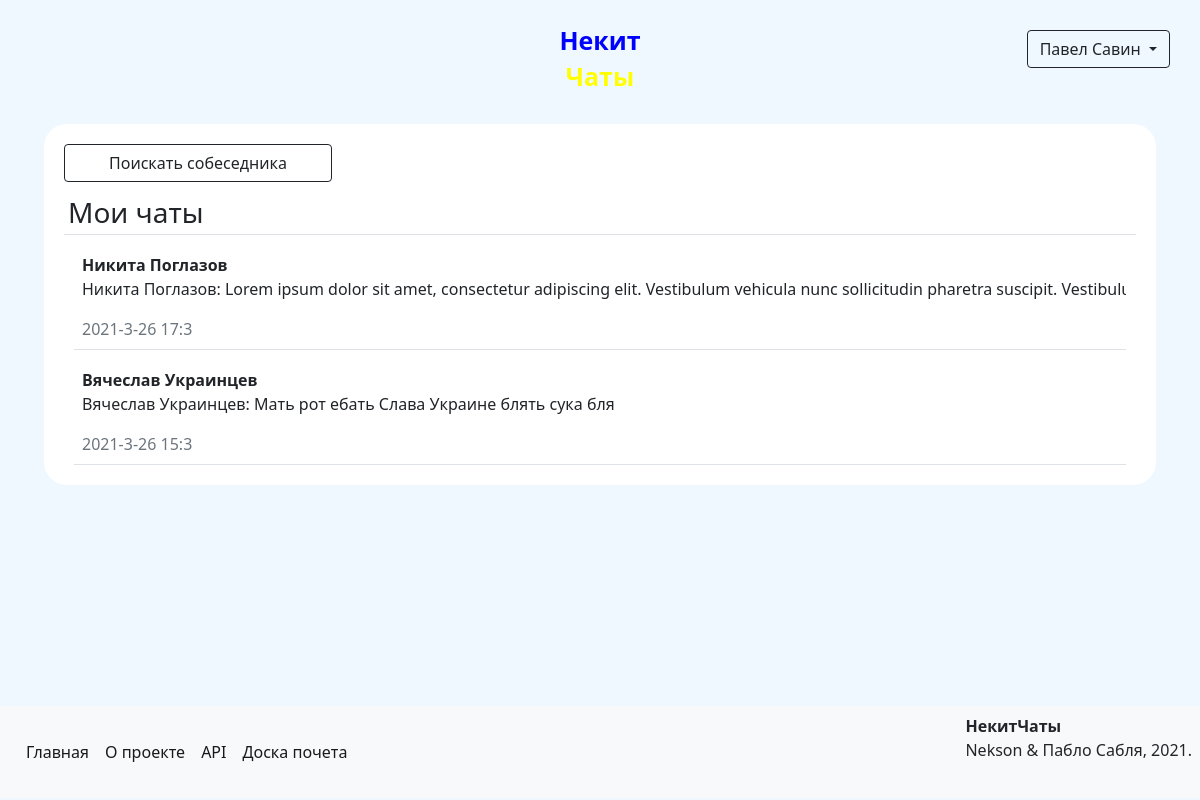
Before: /conversations (signed in) with the older database file.
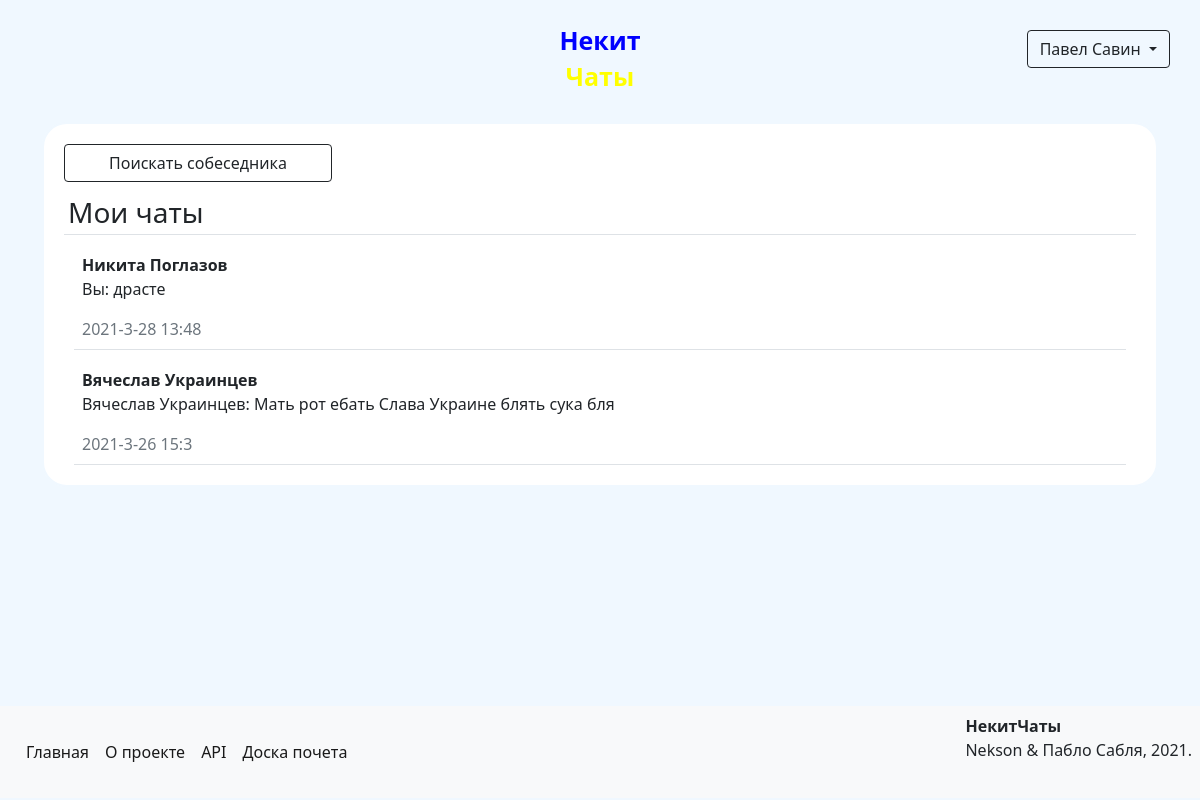
After: the same page with the newer database file.
### data/models/user.py (models this page shows, shortened)
class User(SqlAlchemyBase, UserMixin, SerializerMixin):
    __tablename__ = 'users'
    id = Column(Integer, autoincrement=True, primary_key=True)
    name = Column(Unicode)
    surname = Column(Unicode)
    birthday = Column(DateTime)
    email = Column(String, unique=True)
    phone_number = Column(String, unique=True)
    hashed_password = Column(String)
    registration_time = Column(DateTime, default=datetime.now)
    rating = Column(Integer, default=0)
    rank = Column(Unicode)
    position = Column(Integer)
    advertisements = relationship('Advertisement', back_populates='author')
    interests = relationship('Interest', secondary='users_to_interests', backref='users')

### data/models/content.py (models this page shows)
class Content(SqlAlchemyBase, SerializerMixin):
    __tablename__ = 'contents'
    id = Column(Integer, autoincrement=True, primary_key=True)
    content = Column(Text)

### data/models/message.py (models this page shows, shortened)
class Message(SqlAlchemyBase, SerializerMixin):
    __tablename__ = 'messages'
    id = Column(Integer, autoincrement=True, primary_key=True)
    to_id = Column(Integer, ForeignKey("users.id"))
    from_id = Column(Integer, ForeignKey("users.id"))
    content_id = Column(Integer, ForeignKey("contents.id"))
    created_at = Column(DateTime, default=datetime.now)
    sender = relationship("User", foreign_keys=[from_id])
    receiver = relationship("User", foreign_keys=[to_id])
    content = relationship("Content")

### main.py (the view)
@app.route('/conversations', methods=['GET', 'POST'])
@login_required
def conversations():
    from itertools import groupby
    session = create_session()
    messages = session.query(Message).filter((Message.to_id == current_user.id) |
                                             (Message.from_id == current_user.id)).all()
    companions = sorted([msg.sender if msg.sender != current_user else msg.receiver for msg in messages],
                        key=lambda x: x.name)
    companions = list(reversed([user[0] for user in groupby(companions)]))
    last_messages = []
    for user in companions:
        last_messages.append(session.query(Message).filter(((Message.to_id == current_user.id) &
                                                            (Message.from_id == user.id)) |
                                                           ((Message.from_id == current_user.id) &
                                                            (Message.to_id == user.id))).all()[-1])
    conversations_list = sorted([[companions[i], last_messages[i]] for i in range(len(companions))],
                                key=lambda x: x[1].created_at)[::-1]
    return render_template('conversations.html', conversations_list=conversations_list)

### data/db_session.py (called while the page is built)
def create_session() -> Session:
    global __factory
    return __factory()

### main.py (called while the page is built)
@login_manager.user_loader
def load_user(user_id):
    session = create_session()
    return session.query(User).get(user_id)

### templates/conversations.html
{% extends "base.html" %}
{% block content %}
    <form>
        <div>
            <a class="btn btn-outline-dark w-25 rounded-bottom" href="/search">Поискать собеседника</a>
        </div>
        <div>
            <h3 class="border-bottom p-1">Мои чаты</h3>
            {% for user, msg in conversations_list %}
                <a href="/conversation/{{ user.id }}#bottom" class="text-reset">
                    <div class="border-bottom p-2 text-truncate">
                        <b>{{ user.name }} {{ user.surname }}</b>
                        <p>{% if msg.sender == current_user %}Вы{% else %}{{ msg.sender.name }} {{ msg.sender.surname }}{% endif %}: {{ msg.content.content }}</p>
                        <span class="text-secondary">{{ msg.created_at.year }}-{{ msg.created_at.month }}-{{ msg.created_at.day }} {{ msg.created_at.hour }}:{{ msg.created_at.minute }}</span>
                    </div>
                </a>
            {% endfor %}
        </div>
    </form>
{% endblock %}

Changed rows visible on the page:
changed User "Никита": content.content "Lorem ipsum dolor sit amet, consectetur adipiscing elit. Vestibulum vehicula nunc sollicitudin pharetra suscipit. Vesti…" → "драсте"; created_at.day "26" → "28"; created_at.hour "17" → "13"; created_at.minute "3" → "48"; sender.name "Никита" → (not shown); sender.surname "Поглазов" → (not shown); now shows "Вы"
